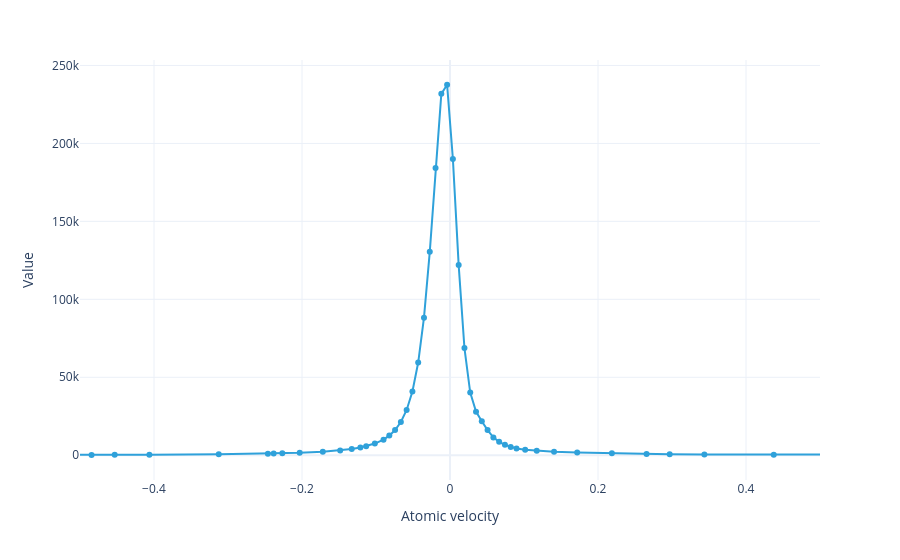

Here is the notebook cell this chart was saved with:
### Markdown cell above
The flux distribution shows that this is a more detailed description of the system than the model with a greater number of evenly spaced velocity groups:

### Code cell
model.flux_distribution(sol).visualize(xaxis_range=(-.5, .5), markers=True)

### Figure 1 — Plotly figure (JSON) as saved in the notebook; plotly's stock layout.template omitted (floating-point values rounded to 4 significant figures)
{"data": [{"hovertemplate": "Atomic velocity=%{x}<br>Value=%{y}<extra></extra>", "legendgroup": "", "line": {"color": "#2fa1da", "dash": "solid"}, "marker": {"symbol": "circle"}, "mode": "lines+markers", "name": "", "orientation": "v", "showlegend": false, "type": "scatter", "x": [-2.5, -1.75, -1.25, -0.875, -0.625, -0.4844, -0.4531, -0.4062, -0.3125, -0.2461, -0.2383, -0.2266, -0.2031, -0.1719, -0.1484, -0.1328, -0.1211, -0.1133, -0.1016, -0.08984, -0.08203, -0.07422, -0.06641, -0.05859, -0.05078, -0.04297, -0.03516, -0.02734, -0.01953, -0.01172, -0.003906, 0.003906, 0.01172, 0.01953, 0.02734, 0.03516, 0.04297, 0.05078, 0.05859, 0.06641, 0.07422, 0.08203, 0.08984, 0.1016, 0.1172, 0.1406, 0.1719, 0.2188, 0.2656, 0.2969, 0.3438, 0.4375, 0.5625, 0.6875, 0.875, 1.25, 1.75, 2.25, 2.75], "xaxis": "x", "y": [0.05669, 1.262, 9.704, 40.48, 112.7, 217.7, 256.0, 331.3, 600.1, 1011.0, 1090.0, 1217.0, 1545.0, 2231.0, 3091.0, 3987.0, 4919.0, 5768.0, 7508.0, 10010.0, 12600.0, 16170.0, 21330.0, 29050.0, 40920.0, 59460.0, 88220.0, 130500.0, 184200.0, 231800.0, 237600.0, 190000.0, 121900.0, 68730.0, 40210.0, 27970.0, 21810.0, 16150.0, 11450.0, 8580.0, 6663.0, 5235.0, 4300.0, 3522.0, 2929.0, 2180.0, 1792.0, 1230.0, 848.0, 674.2, 491.9, 284.0, 152.4, 87.87, 41.11, 9.813, 1.272, 0.1228, 0.008196], "yaxis": "y"}], "layout": {"legend": {"title": {}, "tracegroupgap": 0}, "margin": {"t": 60}, "xaxis": {"anchor": "y", "domain": [0, 1], "range": [-0.5, 0.5], "title": {"text": "Atomic velocity"}}, "yaxis": {"anchor": "x", "domain": [0, 1], "title": {"text": "Value"}}}}
